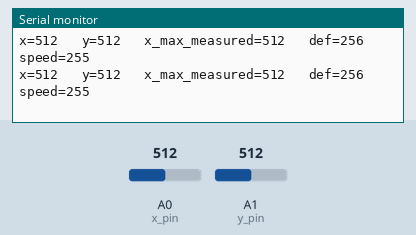
This sketch was run on a simulated Arduino Uno, built with avr-gcc and run on an emulated ATmega328P. Shown: the last lines printed to the serial monitor. The test bench sets the inputs (shaded band); at power-on: A0 (x_pin) = 512, A1 (y_pin) = 512.

Above: at 1.2 s.
1.3 s: A0 (x_pin) set to 985
At 1.41 s:
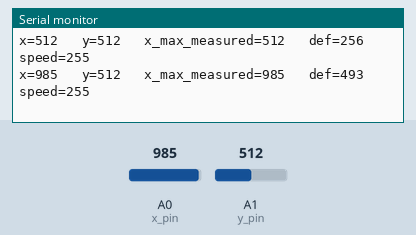
4.3 s: A0 (x_pin) set to 1018
At 4.33 s:
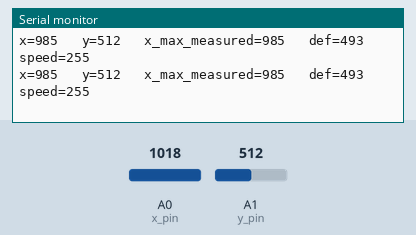
7.3 s: A1 (y_pin) set to 108
At 7.3 s:
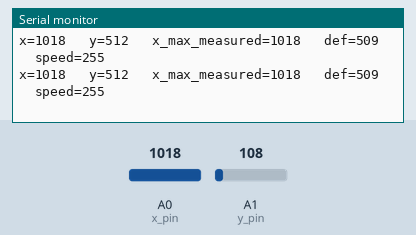
10.3 s: A1 (y_pin) set to 91
At 10.33 s:
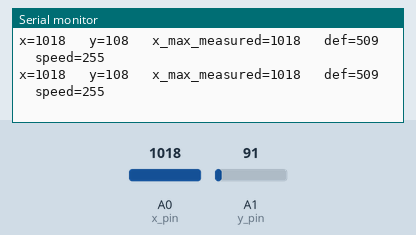
13.3 s: A1 (y_pin) set to 11
At 13.3 s:
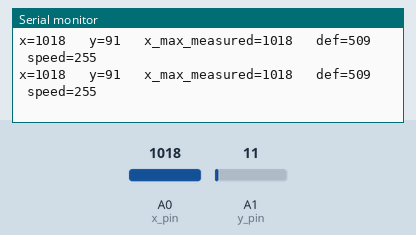
16.3 s: A1 (y_pin) set to 8
At 16.34 s:
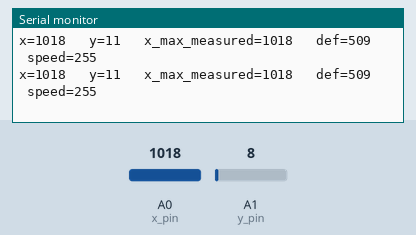
Timing chart, 0 to 18.8 s (numbered marks = the images above; inputs shaded):
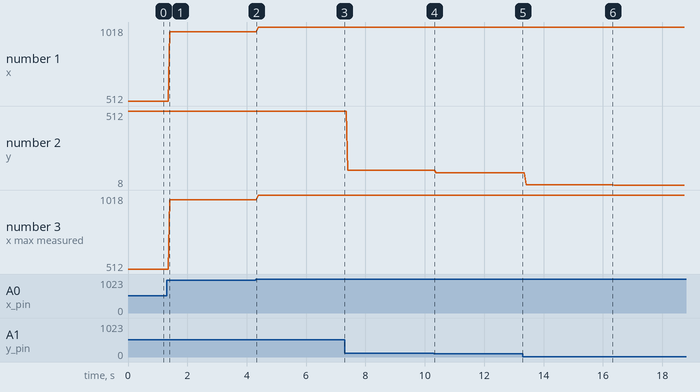

The sketch:

CAR-08-10-Joystick_deflection_example.ino
```cpp
// This sample sketch shows how to take joystick x-y values
// and convert them to a new value within the Arduino Uno's
// PWM range. The PWM value can be used to control speed.
// I have prepared a separate sample sketch in this lecture
// where the calculated PWM value is applied to the forward
// motion.

const byte x_pin      = A0;
const byte y_pin      = A1;

int deflection      = 0;
int x_max_measured  = 0;
int motor_speed     = 0;

int x;
int y;

void setup() {
  Serial.begin(9600);
}

void loop() {
  // read the joystick inputs
  x = analogRead(x_pin);
  y = analogRead(y_pin);

  // Let's check the maximum value for the x axis.
  // The sketch will measure this each time it starts to accomodate for
  // joysticks with different output ranges.
  if (x > x_max_measured)
    {
      x_max_measured = x;
    }
  // Because I hold the joystick with the headers pointing down,
  // the x axis controls the forward/backward motion.
  deflection  = abs(x_max_measured/2 - x);
  motor_speed = map(deflection, 0, x_max_measured/2, 0, 255);

  // print out the values captured above
  Serial.print("x=");
  Serial.print(x);
  Serial.print("\t y=");
  Serial.print(y);
  Serial.print("\t x_max_measured=");
  Serial.print(x_max_measured);
  Serial.print("\t def=");
  Serial.print(deflection);
  Serial.print("\t speed=");
  Serial.print(motor_speed);
  Serial.println();

  delay(10);
}
```

Measured:
- after the input at 1.3 s, the serial monitor: prints a new line after 0.10 s (image 1)
- plotted number 1: 512 → 985 after the input at 1.3 s, 985 → 1018 after the input at 4.3 s
- plotted number 2: 512 → 108 after the input at 7.3 s, 108 → 91 after the input at 10.3 s, 91 → 11 after the input at 13.3 s, 11 → 8 after the input at 16.3 s
- plotted number 3: 512 → 985 after the input at 1.3 s, 985 → 1018 after the input at 4.3 s
